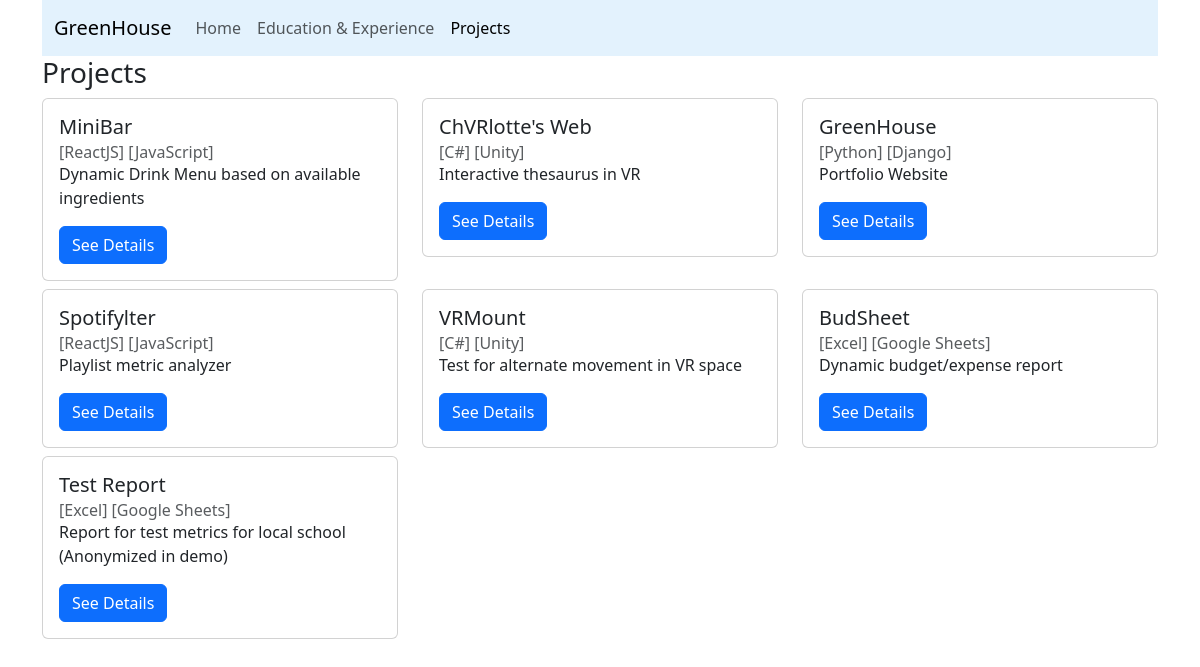
/projects/, run on the app's committed database.
### projects/models.py (models this page shows, shortened)
class Project(models.Model):
    title = models.CharField(max_length=100)
    shortdesc = models.TextField()
    tech = models.ManyToManyField(Tech, blank=True)
    longdesc = models.TextField()
    gitlink = models.CharField(max_length=100, blank=True, default="")
    demolink = models.CharField(max_length=100, blank=True, default="")

### exp/models.py (models this page shows, shortened)
class Tech(models.Model):
    name = models.CharField(max_length=30)

### projects/views.py (the view)
# urls.py: path("", landingviews.index),
def index(request):
    projects = Project.objects.all()
    tech = Tech.objects.all()
    context = {"projects" : projects, "techs": tech}
    return render(request, "projects.html", context)

### templates/projects.html (shortened to what this page needs)
<html>
    <head>
        <link
        href="https://cdn.jsdelivr.net/npm/bootstrap@5.3.3/dist/css/bootstrap.min.css"
        rel="stylesheet"
>
    </head>
    <body>
        {% block page_content %}
        <div class="container">
            <nav class="navbar sticky-top justify-content-center navbar-expand-lg" style="background-color: #e3f2fd;">
                <div class="container-fluid">
                    <a class="navbar-brand" aria-current="page" href="#">GreenHouse</a>
                    <div class="collapse navbar-collapse" id="navbarNavAltMarkup">
                        <div class = "navbar-nav">
                            <a class="nav-link" aria-current="page" href="..">Home</a>
                            <a class="nav-link" aria-current="page" href="../exp">Education &amp Experience</a>
                            <a class="nav-link active" aria-current="page" href="../projects">Projects</a>
                        </div>
                    </div>
                </div>
            </nav>
            <h3>Projects</h3>
            <div class="row">
                {% for project in projects %}
                    <div class ="col-md-4">
                        <div class="card mb-2">
                            <div class="card-body">
                                <h5 class="card-title">{{project.title}}</h5>
                                <h6 class="card-subtitle text-body-secondary">
                                    {%for t1 in project.tech.all %}
                                        {%for t2 in techs %}
                                            {%if t1.id == t2.id %}
                                                [{{t2.name}}]
                                            {% endif %}
                                        {% endfor %}
                                    {% endfor %}
                                </h6>
                                <p class="card-text"> {{project.shortdesc}}</p>
                                <a href="{{project.id}}" class="btn btn-primary">See Details</a>
                            </div>
                        </div>
                    </div>
                {% endfor %}
            </div>
        </div>
        {% endblock %}
    </body>
</html>

### data on the page
Project: title "MiniBar", shortdesc "Dynamic Drink Menu based on available ingredients"
Tech: name "ReactJS"
Tech: name "JavaScript"
Project: title "ChVRlotte's Web", shortdesc "Interactive thesaurus in VR"
Tech: name "C#"
Tech: name "Unity"
Project: title "GreenHouse", shortdesc "Portfolio Website"
Tech: name "Python"
Tech: name "Django"
Project: title "Spotifylter", shortdesc "Playlist metric analyzer"
Project: title "VRMount", shortdesc "Test for alternate movement in VR space"
Project: title "BudSheet", shortdesc "Dynamic budget/expense report"
Tech: name "Excel"
Tech: name "Google Sheets"
Project: title "Test Report", shortdesc "Report for test metrics for local school (Anonymized in demo)"
